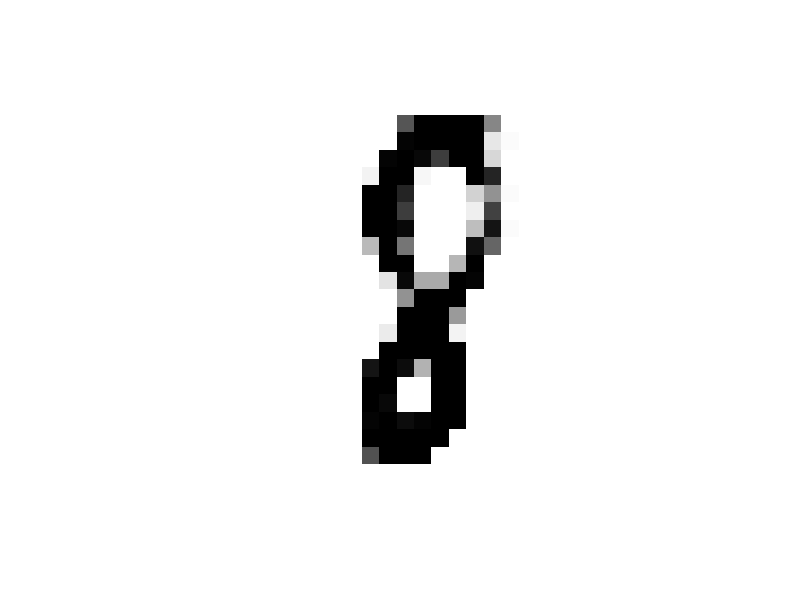
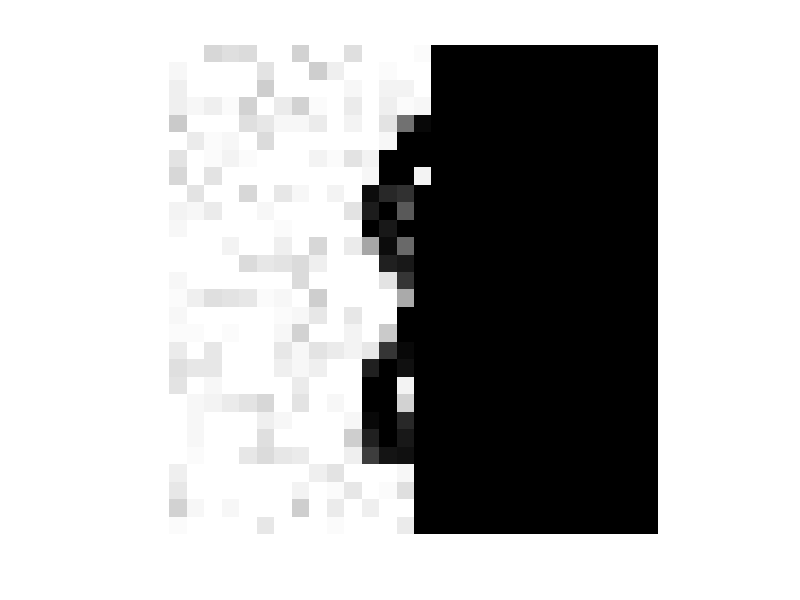

These figures' MATLAB source, in order: (Note: this script raises an error after producing the figures.)
close all;
clear ;
clc;
load('data21.mat');
load('data22.mat');

% X2D = reshape(X_n(:,1),28,28);
% imshow(X2D);

N = 400

; % number of pixels that we keep
T = [eye(N) zeros(N,784-N)]; % trasformation

n = 1; % number of X_n's collumn(image) that is used

X_ideal = X_i(:,n);
X_ideal_2D = reshape(X_ideal,28,28);
figure;
imshow(X_ideal_2D);

X_given = X_n(1:N,n);
X_given = [X_given;zeros(784-N,1)];
X_given_2D = reshape(X_given,28,28);
figure;
imshow(X_given_2D);


% Gradient Descent's Parameters
iter = 1e4; % number of algorithm's iterations
m = 1e-3; % step-size
L = 0.1; % smoothing factor(on Adam)
C = 1e-200; % a really small number to avoid devision with 0(on adam)


Best_Cost = Inf(1,iter);

for j = 1:10

    Cost = zeros(1,iter);
    
    Z0 = randn(10,1); % Gaussian input , mean 0 , covariance 1

    for i = 1:iter
        Cost1 = 0;
        Cost2 = 0;
        norm2 = 0;
        
        W1 = A_1 * Z0 + B_1;
        Z1 = max(W1,0);        % ReLU
        W2 = A_2 * Z1 + B_2;
        X = 1./(1 + exp(W2)); % Sigmoid given
        
        X_gan_tranformed = T*X;

        % calculation of main cost
        
        for k = 1:N
            norm2 = norm2 + (X_given(k) - X_gan_tranformed(k))^2;
            Cost1 = N*log(norm2);
        end

        for d = 1:10
            Cost2 = Cost2 + Z0(d)^2;
        end
        Cost(i) = Cost1 + Cost2;


%         G = zeros(784,1);
%         for k = 1:N
%             G(k) = 1/norm2 *(-2) * ((X_given(k) - X_gan_tranformed(k))) ; % (v2) gradient of log((norm(Xn-T*X))^2) with respect of X 
%         end

        
        U2 = -2*T'*(X_n(1:N,n) - T*X)/norm2; % gradient of log((norm(Xn-T*X))^2) with respect of X 
        V2 = U2 .* diff_sigmoid(W2);
        U1 = A_2' * V2;
        V1 = U1 .* diff_Relu(W1);
        U0 = A_1' * V1;     %    gradient of log((norm(Xn-T*X))^2) with respect of Z

        diff_Cost = N*U0 + 2*Z0;
    

        if (i==1 && j==1)
            P = diff_Cost .^ 2;  % initiation of Adams normalization
        else
            P = (1-L) * P_old + L * (diff_Cost).^2; 
        end
        
        P_old = P;
      
        Z0 = Z0 - m * diff_Cost ./ sqrt(C + P);

        

    
    end

    if Best_Cost(iter) > Cost(iter) 
        Z0_Best = Z0;
        Best_Cost = Cost;
    end

end


W1 = A_1 * Z0_Best + B_1;
Z1 = max(W1,0);        % ReLU
W2 = A_2 * Z1 + B_2;
X = 1./(1 + exp(W2)); % Sigmoid given

X_gan_finds = X;
X_gan_finds_2D = reshape(X_gan_finds,28,28);
figure;
imshow(X_gan_finds_2D);
figure;
plot(Best_Cost);


% X_all = [X_ideal;X_given;X_gan_finds];
% X_all_2D = reshape(X_all,28,28*3);

X_all_2D = [X_ideal_2D,ones(28,2),X_given_2D,ones(28,2),X_gan_finds_2D];

figure;
subplot(1,3,1);
imshow(X_ideal_2D)
subplot(1,3,2);
imshow(X_given_2D);
subplot(1,3,3);
imshow(X_gan_finds_2D);

figure;
imshow(X_all_2D);